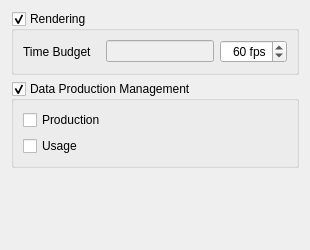
<?xml version="1.0" encoding="UTF-8"?>
<ui version="4.0">
 <class>GvvQMonitoringEditor</class>
 <widget class="QWidget" name="GvvQMonitoringEditor">
  <property name="geometry">
   <rect>
    <x>0</x>
    <y>0</y>
    <width>310</width>
    <height>250</height>
   </rect>
  </property>
  <property name="windowTitle">
   <string>Form</string>
  </property>
  <layout class="QVBoxLayout" name="verticalLayout_2">
   <item>
    <widget class="QGroupBox" name="groupBox">
     <property name="title">
      <string>Rendering</string>
     </property>
     <property name="checkable">
      <bool>true</bool>
     </property>
     <layout class="QHBoxLayout" name="horizontalLayout">
      <item>
       <widget class="QLabel" name="label">
        <property name="text">
         <string>Time Budget</string>
        </property>
       </widget>
      </item>
      <item>
       <widget class="QLineEdit" name="_timeBudgetLineEdit">
        <property name="enabled">
         <bool>false</bool>
        </property>
        <property name="sizePolicy">
         <sizepolicy hsizetype="Fixed" vsizetype="Fixed">
          <horstretch>0</horstretch>
          <verstretch>0</verstretch>
         </sizepolicy>
        </property>
        <property name="alignment">
         <set>Qt::AlignRight|Qt::AlignTrailing|Qt::AlignVCenter</set>
        </property>
        <property name="readOnly">
         <bool>true</bool>
        </property>
       </widget>
      </item>
      <item>
       <widget class="QSpinBox" name="_timeBudgetSpinBox">
        <property name="sizePolicy">
         <sizepolicy hsizetype="Fixed" vsizetype="Fixed">
          <horstretch>0</horstretch>
          <verstretch>0</verstretch>
         </sizepolicy>
        </property>
        <property name="alignment">
         <set>Qt::AlignRight|Qt::AlignTrailing|Qt::AlignVCenter</set>
        </property>
        <property name="suffix">
         <string> fps</string>
        </property>
        <property name="minimum">
         <number>1</number>
        </property>
        <property name="maximum">
         <number>120</number>
        </property>
        <property name="value">
         <number>60</number>
        </property>
       </widget>
      </item>
     </layout>
    </widget>
   </item>
   <item>
    <widget class="QGroupBox" name="groupBox_2">
     <property name="title">
      <string>Data Production Management</string>
     </property>
     <property name="checkable">
      <bool>true</bool>
     </property>
     <layout class="QVBoxLayout" name="verticalLayout">
      <item>
       <widget class="QCheckBox" name="checkBox_2">
        <property name="text">
         <string>Production</string>
        </property>
       </widget>
      </item>
      <item>
       <widget class="QCheckBox" name="checkBox">
        <property name="text">
         <string>Usage</string>
        </property>
       </widget>
      </item>
     </layout>
    </widget>
   </item>
   <item>
    <spacer name="verticalSpacer">
     <property name="orientation">
      <enum>Qt::Vertical</enum>
     </property>
     <property name="sizeHint" stdset="0">
      <size>
       <width>20</width>
       <height>91</height>
      </size>
     </property>
    </spacer>
   </item>
  </layout>
 </widget>
 <resources/>
 <connections/>
</ui>
